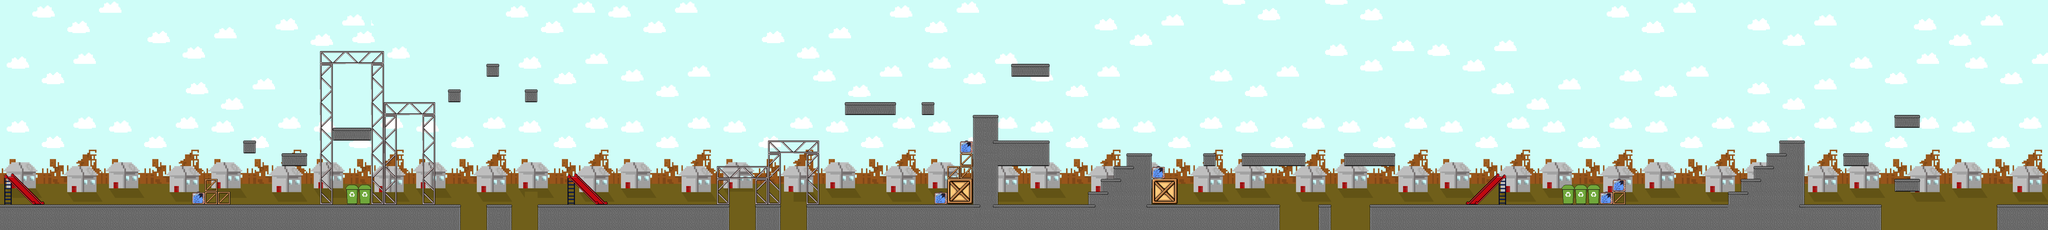

Tiled map render using the project's own tile images. Description and the map definition, with tile-layer contents summarised, below:
An orthogonal 160x18 tile map with 80x80 px tiles, 2 tile layers (BG, Graficos) and 189 objects.

<map version="1.0" tiledversion="1.1.6" orientation="orthogonal" renderorder="right-down" width="160" height="18" tilewidth="80" tileheight="80" infinite="0" nextobjectid="232">
 <tileset firstgid="1" name="Subs_Tileset" tilewidth="80" tileheight="80" tilecount="126" columns="18">
  <image source="Tileset 2.png" width="1440" height="560" />
 </tileset>
 <layer name="BG" width="160" height="18">
  <data>[2880 cells, 2880 non-empty, 58 distinct tile ids]</data>
 </layer>
 <layer name="Graficos" width="160" height="18">
  <data>[2880 cells, 268 non-empty, 43 distinct tile ids]</data>
 </layer>
 <objectgroup name="Piso">
  <object id="3" x="-2.66667" y="1282.67" width="2880" height="160" />
  <object id="5" x="3040" y="1278.67" width="160" height="160" />
  <object id="7" x="3361.33" y="1278.67" width="1200" height="160" />
  <object id="9" x="4721.33" y="1280" width="160" height="160" />
  <object id="11" x="5041.33" y="1281.33" width="2960" height="160" />
  <object id="16" x="8242.67" y="1277.33" width="80" height="160" />
  <object id="17" x="8558.67" y="1278.67" width="3200" height="160" />
  <object id="20" x="12481.3" y="1280" width="400" height="160" />
 </objectgroup>
 <objectgroup name="Plataformas">
  <object id="21" x="11841.3" y="1120" width="160" height="80" />
  <object id="22" x="11521" y="958.303" width="160" height="80" />
  <object id="23" x="8400" y="958.667" width="320" height="80" />
  <object id="25" x="7760" y="957.333" width="400" height="80" />
  <object id="26" x="7521.33" y="958.667" width="80" height="80" />
  <object id="27" x="4482.66" y="1039.33" width="320" height="80" />
  <object id="28" x="4801.33" y="881.333" width="320" height="80" />
  <object id="29" x="1758.67" y="958.667" width="160" height="80" />
  <object id="171" x="1520.67" y="880" width="80" height="80" />
  <object id="201" x="11835.2" y="722.909" width="160" height="80" />
  <object id="202" x="6320.67" y="401.333" width="240" height="80" />
  <object id="203" x="5760" y="640" width="80" height="80" />
  <object id="204" x="5280" y="640" width="320" height="80" />
  <object id="205" x="3280" y="560" width="80" height="80" />
  <object id="206" x="3040" y="400" width="80" height="80" />
  <object id="207" x="2800" y="560" width="80" height="80" />
  <object id="208" x="2401.33" y="640" width="320" height="80" />
  <object id="209" x="2080" y="800" width="240" height="80" />
  <object id="210" x="1994.67" y="321.575" width="400" height="80" />
  <object id="211" x="4416" y="2528" height="24" />
 </objectgroup>
 <objectgroup name="Obstaculos">
  <object id="31" x="1200.25" y="1206.5" width="3.5" height="73.25" />
  <object id="32" x="1200.25" y="1204.5" width="79.5" height="5.75" />
  <object id="33" x="1279.75" y="1120.25" width="6.25" height="88.5" />
  <object id="34" x="1280" y="1120" width="79.75" height="14" />
  <object id="35" x="1354.5" y="1121.5" width="5" height="86.75" />
  <object id="36" x="1357" y="1199" width="82.5" height="9.25" />
  <object id="37" x="1434.75" y="1199.5" width="5.25" height="83" />
  <object id="38" x="2163" y="1183.25" width="6.25" height="23" />
  <object id="39" x="2167.5" y="1205" width="5.75" height="41.25" />
  <object id="40" x="2169.25" y="1247" width="4.75" height="26.5" />
  <object id="41" x="2172.75" y="1271" width="2.75" height="9.5" />
  <object id="42" x="2160.5" y="1176.75" width="4.5" height="7" />
  <object id="43" x="2162.75" y="1172.25" width="3" height="6.25" />
  <object id="44" x="2164.5" y="1169.25" width="3" height="4.25" />
  <object id="45" x="2167.75" y="1167.25" width="1.5" height="4" />
  <object id="46" x="2170" y="1166" width="1.75" height="3.25" />
  <object id="47" x="2171.75" y="1163.5" width="1.25" height="4" />
  <object id="48" x="2172.75" y="1160.5" width="2.75" height="4.25" />
  <object id="49" x="2176.5" y="1158.25" width="6.5" height="5.25" />
  <object id="50" x="2181.75" y="1156.25" width="37.5" height="5" />
  <object id="51" x="2217.75" y="1158.75" width="9.25" height="4.25" />
  <object id="52" x="2225.5" y="1161.25" width="4.75" height="3.75" />
  <object id="53" x="2228.75" y="1164.5" width="3.25" height="4" />
  <object id="54" x="2230.75" y="1165.75" width="2.5" height="3.75" />
  <object id="55" x="2232.5" y="1167" width="2.5" height="6" />
  <object id="56" x="2234.25" y="1172" width="12" height="4.25" />
  <object id="58" x="2244.25" y="1169.75" width="3.25" height="4.5" />
  <object id="60" x="2247" y="1167.5" width="3.5" height="5" />
  <object id="61" x="2249.5" y="1165" width="2.25" height="4.75" />
  <object id="62" x="2251.75" y="1163.25" width="2" height="4.75" />
  <object id="63" x="2252.5" y="1161" width="2.75" height="4.75" />
  <object id="64" x="2256.25" y="1158.5" width="5.5" height="6.25" />
  <object id="65" x="2262" y="1156.75" width="37" height="6.75" />
  <object id="66" x="2296.75" y="1159" width="10" height="4.75" />
  <object id="67" x="2303.5" y="1160.5" width="5.75" height="6.75" />
  <object id="68" x="2307.5" y="1163.5" width="4.25" height="6.25" />
  <object id="69" x="2309.75" y="1166" width="4" height="5.5" />
  <object id="70" x="2311.5" y="1169" width="4" height="5" />
  <object id="71" x="2313.5" y="1172.5" width="5.25" height="4.25" />
  <object id="72" x="2315" y="1174.75" width="4.75" height="10.5" />
  <object id="73" x="2310.25" y="1184.25" width="8.75" height="17" />
  <object id="74" x="2304.75" y="1195.25" width="10.75" height="47.25" />
  <object id="75" x="2303" y="1236.5" width="10.5" height="38.25" />
  <object id="76" x="2296.25" y="1267.75" width="13.75" height="12.75" />
  <object id="77" x="5839.25" y="1205.25" width="7.25" height="75" />
  <object id="78" x="5840" y="1205" width="81.5" height="4.75" />
  <object id="79" x="5919.5" y="1120.75" width="11.25" height="91.5" />
  <object id="80" x="5920" y="1120" width="159.5" height="11" />
  <object id="81" x="6070.75" y="1120.75" width="8.75" height="159.5" />
  <object id="82" x="6800.33" y="1201.33" width="15.6667" height="79" />
  <object id="83" x="6801" y="1199.67" width="115" height="14.6667" />
  <object id="84" x="6879.67" y="1121" width="32" height="88.6667" />
  <object id="85" x="6881" y="1119.67" width="123.333" height="8.33333" />
  <object id="86" x="6959.67" y="1039.67" width="23.3333" height="88.3333" />
  <object id="87" x="6960.33" y="1040" width="116" height="8.33333" />
  <object id="88" x="7040.33" y="960.333" width="17.6667" height="82.3333" />
  <object id="89" x="7040" y="961" width="159" height="5.33333" />
  <object id="90" x="7193.67" y="960.333" width="6.66667" height="86.6667" />
  <object id="91" x="7193.67" y="1045" width="84" height="10" />
  <object id="92" x="7270.33" y="1046.33" width="9.33333" height="75.6667" />
  <object id="93" x="7265" y="1120.67" width="94.3333" height="6.33333" />
  <object id="94" x="7351.67" y="1122" width="8.33333" height="158.333" />
  <object id="96" x="9760.25" y="1176.5" width="5.25" height="7" />
  <object id="97" x="9762.5" y="1172.25" width="2.75" height="6.5" />
  <object id="98" x="9764.75" y="1170.25" width="2.75" height="2.5" />
  <object id="99" x="9767.25" y="1167.75" width="2.5" height="3" />
  <object id="100" x="9769" y="1165.25" width="2.75" height="3.75" />
  <object id="101" x="9771.5" y="1163.75" width="1.5" height="1.25" />
  <object id="102" x="9772.75" y="1160.75" width="2.75" height="3.75" />
  <object id="103" x="9776" y="1159" width="7.75" height="3" />
  <object id="104" x="9781.75" y="1157.5" width="38" height="4" />
  <object id="106" x="9818.75" y="1159.75" width="8" height="2.75" />
  <object id="107" x="9826" y="1161.25" width="3.25" height="3.75" />
  <object id="108" x="9828.75" y="1164.75" width="2.75" height="3" />
  </objectgroup>
 <objectgroup name="Enemigos">
  <!-- 16 objects omitted --></objectgroup>
 <objectgroup name="Jefe">
  <!-- 1 objects omitted --></objectgroup>
</map>
<!-- 87 of 189 objects omitted -->